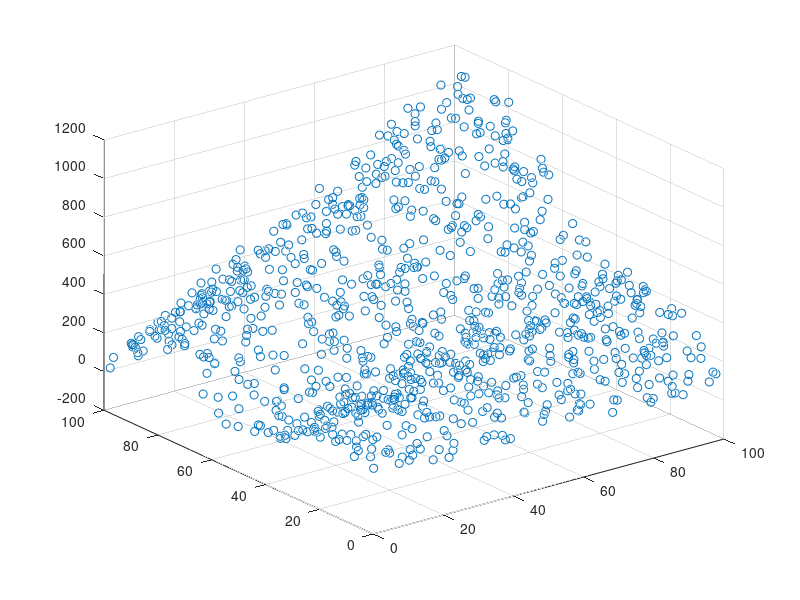

The MATLAB script that drew this image: (Note: a time limit stopped this script after it produced the figure.)
clear
load('p5.mat')
figure(1)
scatter3(x1,x2,Y)
n=1000;
phi=[ones(n,1) x1 x2];
theta1=phi\Y;
Y1=phi*theta1;
mse1=mean((Y-Y1).^2);
[A,B]=meshgrid(x1,x2);
Y11=theta1(1,1)+theta1(2,1)*A+theta1(3,1)*B;
figure(2)
surf(x1,x2,Y11)
